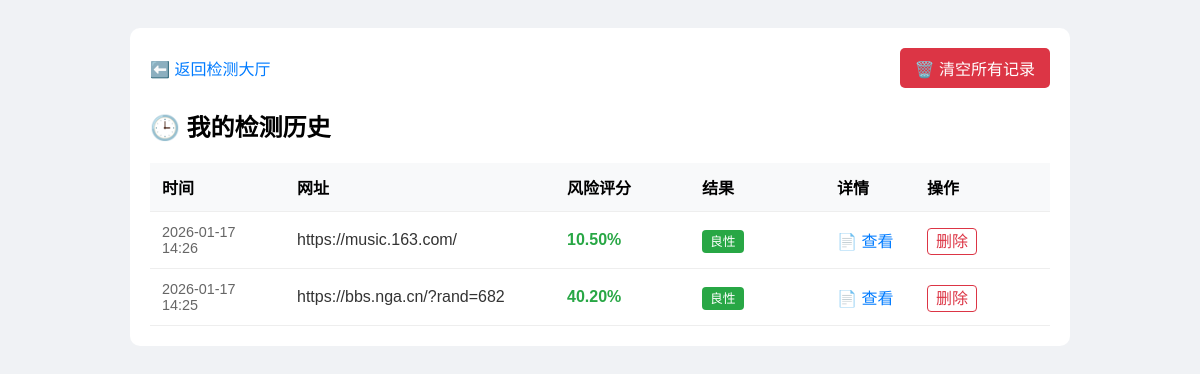
The app's page /records (signed in) with its own data.
### models.py (models this page shows)
class DetectionRecord(db.Model):
    id = db.Column(db.Integer, primary_key=True)
    url = db.Column(db.String(500), nullable=False)
    result = db.Column(db.String(50), nullable=False)
    timestamp = db.Column(db.DateTime, default=datetime.utcnow)
    user_id = db.Column(db.Integer, db.ForeignKey('user.id'))
    score = db.Column(db.Float, default=0.0)
    features_data = db.Column(db.Text, nullable=True)

### app.py (the view)
@app.route('/records')
@login_required
def records():
    user_records = DetectionRecord.query.filter_by(user_id=current_user.id).order_by(DetectionRecord.timestamp.desc()).all()
    return render_template('records.html', records=user_records)

### app.py (called while the page is built)
@login_manager.user_loader
def load_user(user_id):
    return User.query.get(int(user_id))

### templates/records.html (shortened to what this page needs)
<!DOCTYPE html>
<html lang="zh-CN">
<head>
</head>
<body>
    <div class="container">
        <div class="nav">
            <a href="/">⬅️ 返回检测大厅</a>
            <a href="/delete_all_records" class="btn-clear" onclick="return confirm('确定要清空所有记录吗？');">🗑️ 清空所有记录</a>
        </div>
        <h2>🕒 我的检测历史</h2>
        <table>
            <thead>
                <tr style="background: #f8f9fa;">
                    <th width="15%">时间</th>
                    <th width="30%">网址</th>
                    <th width="15%">风险评分</th>
                    <th width="15%">结果</th>
                    <th width="10%">详情</th>
                    <th width="15%">操作</th>
                </tr>
            </thead>
            <tbody>
                {% for record in records %}
                <tr>
                    <td style="color: #666; font-size: 0.9em;">{{ record.timestamp.strftime('%Y-%m-%d %H:%M') }}</td>
                    <td style="word-break: break-all;">
                        <a href="{{ record.url }}" target="_blank" style="color: #333;">{{ record.url }}</a>
                    </td>
                    <td>
                        {% if record.score is not none %}
                        <span class="{{ 'score-high' if record.score > 50 else 'score-low' }}">
                            {{ "%.2f"|format(record.score) }}%
                        </span>
                        {% else %}
                        <span style="color: #999;">-</span>
                        {% endif %}
                    </td>
                    <td>
                        <span class="tag {{ 'malicious' if record.result == '恶意' else 'benign' }}">
                            {{ record.result }}
                        </span>
                    </td>
                    <td>
                        <a href="/detail/{{ record.id }}" style="color: #007bff; text-decoration: none;">📄 查看</a>
                    </td>
                    <td>
                        <a href="/delete_record/{{ record.id }}" class="btn-del">删除</a>
                    </td>
                </tr>
                {% else %}
                <tr>
                    <td colspan="5" style="text-align: center; padding: 30px; color: #999;">暂无历史记录，快去检测几个网页吧！</td>
                </tr>
                {% endfor %}
            </tbody>
        </table>
    </div>
</body>
</html>

### templates/records.html (style rules this page uses)
body { font-family: sans-serif; background-color: #f0f2f5; padding: 20px; }
.container { max-width: 900px; margin: 0 auto; background: white; padding: 20px; border-radius: 10px; }
table { width: 100%; border-collapse: collapse; margin-top: 20px; }
th, td { padding: 12px; border-bottom: 1px solid #eee; text-align: left; }
.tag { padding: 4px 8px; border-radius: 4px; font-size: 0.8em; color: white; }
.benign { background: #28a745; }
.nav { margin-bottom: 20px; display: flex; justify-content: space-between; align-items: center; }
a { text-decoration: none; color: #007bff; }
.btn-del { color: #dc3545; border: 1px solid #dc3545; padding: 4px 8px; border-radius: 4px; transition: 0.2s; }
.btn-clear { background: #dc3545; color: white; padding: 8px 15px; border-radius: 5px; }
.score-low { color: #28a745; font-weight: bold; }

### records on screen
DetectionRecord: timestamp "2026-01-17 14:26", url "https://music.163.com/", score "10.50", result "良性"
DetectionRecord: timestamp "2026-01-17 14:25", url "https://bbs.nga.cn/?rand=682", score "40.20", result "良性"
